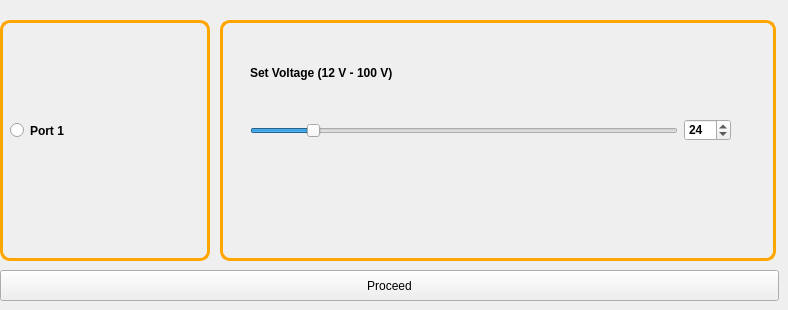
          <widget class="QWidget" name="tab">
           <attribute name="title">
            <string>Port 1</string>
           </attribute>
           <widget class="QFrame" name="frame_3">
            <property name="geometry">
             <rect>
              <x>220</x>
              <y>20</y>
              <width>556</width>
              <height>241</height>
             </rect>
            </property>
            <property name="styleSheet">
             <string notr="true">QFrame { 
 border: 3px solid orange;
border-radius: 10px;
padding: 10px;
}</string>
            </property>
            <property name="frameShape">
             <enum>QFrame::StyledPanel</enum>
            </property>
            <property name="frameShadow">
             <enum>QFrame::Raised</enum>
            </property>
            <widget class="QWidget" name="horizontalLayoutWidget">
             <property name="geometry">
              <rect>
               <x>30</x>
               <y>80</y>
               <width>481</width>
               <height>61</height>
              </rect>
             </property>
             <layout class="QHBoxLayout" name="horizontalLayout_2">
              <item>
               <widget class="QSlider" name="horizontalSlider_voltage">
                <property name="minimum">
                 <number>12</number>
                </property>
                <property name="maximum">
                 <number>100</number>
                </property>
                <property name="value">
                 <number>24</number>
                </property>
                <property name="orientation">
                 <enum>Qt::Horizontal</enum>
                </property>
               </widget>
              </item>
              <item>
               <widget class="QSpinBox" name="spinBox_voltage">
                <property name="font">
                 <font>
                  <weight>75</weight>
                  <bold>true</bold>
                 </font>
                </property>
                <property name="minimum">
                 <number>12</number>
                </property>
                <property name="maximum">
                 <number>100</number>
                </property>
                <property name="value">
                 <number>24</number>
                </property>
               </widget>
              </item>
             </layout>
            </widget>
            <widget class="QPushButton" name="pushButton_4">
             <property name="geometry">
              <rect>
               <x>30</x>
               <y>40</y>
               <width>441</width>
               <height>25</height>
              </rect>
             </property>
             <property name="font">
              <font>
               <weight>75</weight>
               <bold>true</bold>
              </font>
             </property>
             <property name="styleSheet">
              <string notr="true">border-width:1px;
 border-radius:50px;
Text-align:left</string>
             </property>
             <property name="text">
              <string>Set Voltage (12 V - 100 V)</string>
             </property>
             <property name="icon">
              <iconset resource="resource.qrc">
               <normaloff>:/Icons/Images/icons8-power-96.png</normaloff>:/Icons/Images/icons8-power-96.png</iconset>
             </property>
             <property name="iconSize">
              <size>
               <width>50</width>
               <height>40</height>
              </size>
             </property>
            </widget>
           </widget>
           <widget class="QFrame" name="frame_2">
            <property name="geometry">
             <rect>
              <x>0</x>
              <y>20</y>
              <width>210</width>
              <height>241</height>
             </rect>
            </property>
            <property name="styleSheet">
             <string notr="true">QFrame { 
 border: 3px solid orange;
border-radius: 10px;
padding: 10px;
}</string>
            </property>
            <property name="frameShape">
             <enum>QFrame::StyledPanel</enum>
            </property>
            <property name="frameShadow">
             <enum>QFrame::Raised</enum>
            </property>
            <widget class="QRadioButton" name="radioButton_PortA">
             <property name="geometry">
              <rect>
               <x>10</x>
               <y>80</y>
               <width>161</width>
               <height>61</height>
              </rect>
             </property>
             <property name="font">
              <font>
               <weight>75</weight>
               <bold>true</bold>
              </font>
             </property>
             <property name="text">
              <string>Port 1</string>
             </property>
             <property name="icon">
              <iconset resource="resource.qrc">
               <normaloff>:/Icons/Images/icons8-powerline-24.png</normaloff>:/Icons/Images/icons8-powerline-24.png</iconset>
             </property>
             <property name="iconSize">
              <size>
               <width>50</width>
               <height>40</height>
              </size>
             </property>
            </widget>
           </widget>
           <widget class="QPushButton" name="pushButton_Proceed">
            <property name="geometry">
             <rect>
              <x>0</x>
              <y>270</y>
              <width>779</width>
              <height>31</height>
             </rect>
            </property>
            <property name="font">
             <font>
              <weight>50</weight>
              <bold>false</bold>
             </font>
            </property>
            <property name="text">
             <string>Proceed</string>
            </property>
            <property name="icon">
             <iconset resource="resource.qrc">
              <normaloff>:/Icons/Images/icons8-next-100.png</normaloff>:/Icons/Images/icons8-next-100.png</iconset>
            </property>
            <property name="iconSize">
             <size>
              <width>40</width>
              <height>30</height>
             </size>
            </property>
           </widget>
          </widget>
